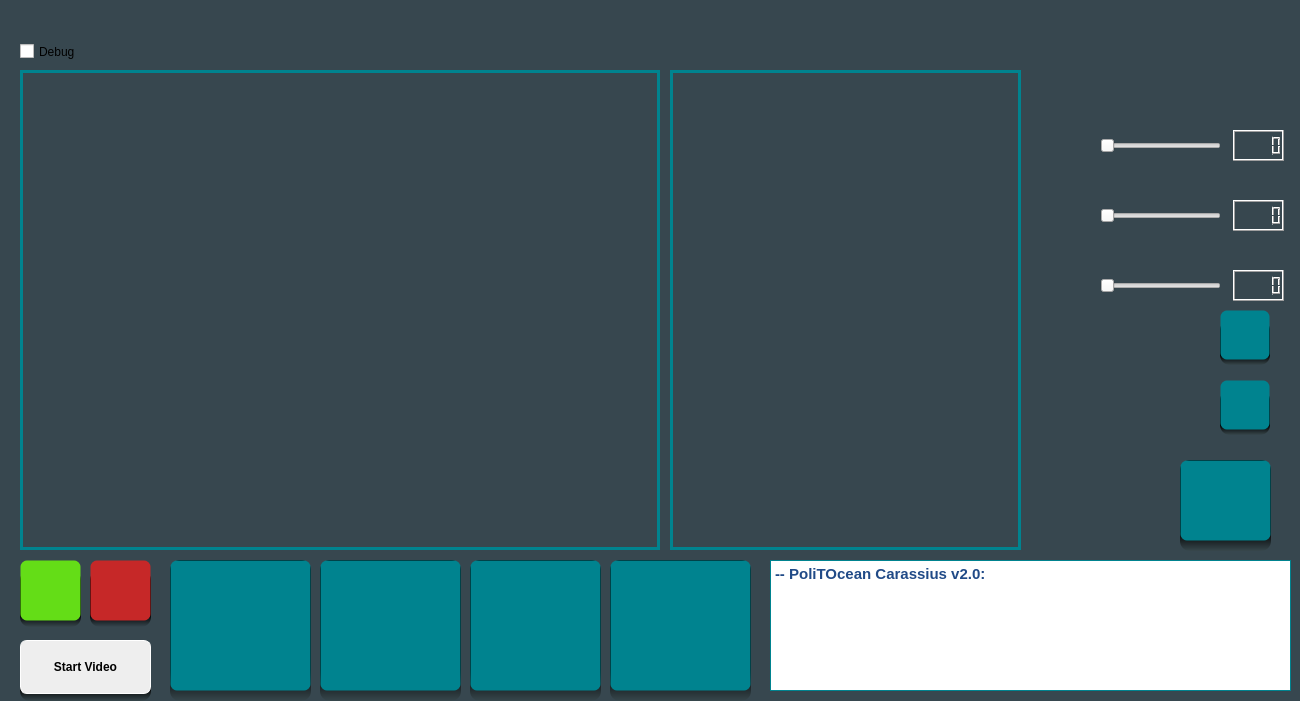
<?xml version="1.0" encoding="UTF-8"?>
<ui version="4.0">
 <class>MainWindow</class>
 <widget class="QMainWindow" name="MainWindow">
  <property name="geometry">
   <rect>
    <x>0</x>
    <y>0</y>
    <width>1300</width>
    <height>701</height>
   </rect>
  </property>
  <property name="windowTitle">
   <string>MainWindow</string>
  </property>
  <property name="styleSheet">
   <string notr="true">QPushButton{
background-color:white;
border-style: solid;

border-width: 1px;
border-radius: 7px;
}
QMainWindow{
	background-color: #37474f;
}</string>
  </property>
  <widget class="QWidget" name="centralWidget">
   <property name="styleSheet">
    <string notr="true"/>
   </property>
   <widget class="QLabel" name="display_image">
    <property name="geometry">
     <rect>
      <x>20</x>
      <y>70</y>
      <width>640</width>
      <height>480</height>
     </rect>
    </property>
    <property name="styleSheet">
     <string notr="true">border-style: solid;
border-color: #00838f ;
border-width: 3px;
</string>
    </property>
    <property name="text">
     <string/>
    </property>
   </widget>
   <widget class="QLabel" name="display_image_2">
    <property name="geometry">
     <rect>
      <x>670</x>
      <y>70</y>
      <width>351</width>
      <height>480</height>
     </rect>
    </property>
    <property name="styleSheet">
     <string notr="true">border-style: solid;
border-color: #00838f ;
border-width: 3px;</string>
    </property>
    <property name="text">
     <string/>
    </property>
   </widget>
   <widget class="QPushButton" name="startVideo">
    <property name="geometry">
     <rect>
      <x>20</x>
      <y>640</y>
      <width>131</width>
      <height>54</height>
     </rect>
    </property>
    <property name="font">
     <font>
      <weight>75</weight>
      <bold>true</bold>
     </font>
    </property>
    <property name="styleSheet">
     <string notr="true">background-color:#eeeeee;
color: black;
border-color: white;</string>
    </property>
    <property name="text">
     <string>Start Video</string>
    </property>
   </widget>
   <widget class="QPushButton" name="joystick_status">
    <property name="geometry">
     <rect>
      <x>20</x>
      <y>560</y>
      <width>61</width>
      <height>61</height>
     </rect>
    </property>
    <property name="styleSheet">
     <string notr="true">QPushButton
{
	background-color: #64dd17; 

}</string>
    </property>
    <property name="text">
     <string/>
    </property>
   </widget>
   <widget class="QPushButton" name="atMega_status">
    <property name="geometry">
     <rect>
      <x>90</x>
      <y>560</y>
      <width>61</width>
      <height>61</height>
     </rect>
    </property>
    <property name="styleSheet">
     <string notr="true">QPushButton
{
	background-color: #c62828;
}</string>
    </property>
    <property name="text">
     <string/>
    </property>
   </widget>
   <widget class="QLabel" name="gradient">
    <property name="geometry">
     <rect>
      <x>20</x>
      <y>570</y>
      <width>61</width>
      <height>57</height>
     </rect>
    </property>
    <property name="styleSheet">
     <string notr="true">background: qlineargradient(spread:pad, x1:0, y1:0.784, x2:0, y2:1, stop:0 rgba(0, 0, 0, 255), stop:1 rgba(55, 71, 76, 255));

border-width: 1px;
border-radius: 10px;</string>
    </property>
    <property name="text">
     <string/>
    </property>
   </widget>
   <widget class="QLabel" name="gradient_2">
    <property name="geometry">
     <rect>
      <x>90</x>
      <y>570</y>
      <width>61</width>
      <height>57</height>
     </rect>
    </property>
    <property name="styleSheet">
     <string notr="true">background: qlineargradient(spread:pad, x1:0, y1:0.784, x2:0, y2:1, stop:0 rgba(0, 0, 0, 255), stop:1 rgba(55, 71, 79, 255));

border-width: 1px;
border-radius: 10px;</string>
    </property>
    <property name="text">
     <string/>
    </property>
   </widget>
   <widget class="QPushButton" name="error_video">
    <property name="geometry">
     <rect>
      <x>130</x>
      <y>110</y>
      <width>400</width>
      <height>400</height>
     </rect>
    </property>
    <property name="styleSheet">
     <string notr="true">background-color: rgba(0,0,0,0);</string>
    </property>
    <property name="text">
     <string/>
    </property>
   </widget>
   <widget class="QLabel" name="gradient_3">
    <property name="geometry">
     <rect>
      <x>20</x>
      <y>640</y>
      <width>131</width>
      <height>61</height>
     </rect>
    </property>
    <property name="styleSheet">
     <string notr="true">background: qlineargradient(spread:pad, x1:0, y1:0.784, x2:0, y2:1, stop:0 rgba(0, 0, 0, 255), stop:1 rgba(55, 71, 76, 255));

border-width: 1px;
border-radius: 10px;</string>
    </property>
    <property name="text">
     <string/>
    </property>
   </widget>
   <widget class="QPushButton" name="auto_drive">
    <property name="geometry">
     <rect>
      <x>320</x>
      <y>560</y>
      <width>141</width>
      <height>131</height>
     </rect>
    </property>
    <property name="styleSheet">
     <string notr="true">QPushButton
{
	background-color: #00838f ; 

}</string>
    </property>
    <property name="text">
     <string/>
    </property>
   </widget>
   <widget class="QPushButton" name="shapes_recognize">
    <property name="geometry">
     <rect>
      <x>470</x>
      <y>560</y>
      <width>131</width>
      <height>131</height>
     </rect>
    </property>
    <property name="styleSheet">
     <string notr="true">QPushButton
{
	background-color: #00838f ; 

}</string>
    </property>
    <property name="text">
     <string/>
    </property>
   </widget>
   <widget class="QLabel" name="gradient_4">
    <property name="geometry">
     <rect>
      <x>320</x>
      <y>560</y>
      <width>141</width>
      <height>141</height>
     </rect>
    </property>
    <property name="styleSheet">
     <string notr="true">background: qlineargradient(spread:pad, x1:0, y1:0.784, x2:0, y2:1, stop:0 rgba(0, 0, 0, 255), stop:1 rgba(55, 71, 76, 255));

border-width: 1px;
border-radius: 10px;</string>
    </property>
    <property name="text">
     <string/>
    </property>
   </widget>
   <widget class="QLabel" name="gradient_5">
    <property name="geometry">
     <rect>
      <x>470</x>
      <y>560</y>
      <width>131</width>
      <height>141</height>
     </rect>
    </property>
    <property name="styleSheet">
     <string notr="true">background: qlineargradient(spread:pad, x1:0, y1:0.784, x2:0, y2:1, stop:0 rgba(0, 0, 0, 255), stop:1 rgba(55, 71, 76, 255));

border-width: 1px;
border-radius: 10px;</string>
    </property>
    <property name="text">
     <string/>
    </property>
   </widget>
   <widget class="QLabel" name="gradient_6">
    <property name="geometry">
     <rect>
      <x>170</x>
      <y>560</y>
      <width>141</width>
      <height>141</height>
     </rect>
    </property>
    <property name="styleSheet">
     <string notr="true">background: qlineargradient(spread:pad, x1:0, y1:0.784, x2:0, y2:1, stop:0 rgba(0, 0, 0, 255), stop:1 rgba(55, 71, 76, 255));

border-width: 1px;
border-radius: 10px;</string>
    </property>
    <property name="text">
     <string/>
    </property>
   </widget>
   <widget class="QPushButton" name="home">
    <property name="geometry">
     <rect>
      <x>170</x>
      <y>560</y>
      <width>141</width>
      <height>131</height>
     </rect>
    </property>
    <property name="styleSheet">
     <string notr="true">QPushButton
{
	background-color: #00838f ; 

}</string>
    </property>
    <property name="text">
     <string/>
    </property>
   </widget>
   <widget class="QSlider" name="trackbar_circle">
    <property name="geometry">
     <rect>
      <x>1100</x>
      <y>120</y>
      <width>121</width>
      <height>51</height>
     </rect>
    </property>
    <property name="orientation">
     <enum>Qt::Horizontal</enum>
    </property>
   </widget>
   <widget class="QLCDNumber" name="lcdNumberTrackbar">
    <property name="geometry">
     <rect>
      <x>1233</x>
      <y>130</y>
      <width>51</width>
      <height>31</height>
     </rect>
    </property>
   </widget>
   <widget class="QLabel" name="logoLabel">
    <property name="geometry">
     <rect>
      <x>570</x>
      <y>-90</y>
      <width>691</width>
      <height>321</height>
     </rect>
    </property>
    <property name="text">
     <string/>
    </property>
   </widget>
   <widget class="QPushButton" name="cannon_measure">
    <property name="geometry">
     <rect>
      <x>610</x>
      <y>560</y>
      <width>141</width>
      <height>131</height>
     </rect>
    </property>
    <property name="styleSheet">
     <string notr="true">QPushButton
{
	background-color: #00838f ; 

}</string>
    </property>
    <property name="text">
     <string/>
    </property>
   </widget>
   <widget class="QLabel" name="gradient_7">
    <property name="geometry">
     <rect>
      <x>610</x>
      <y>560</y>
      <width>141</width>
      <height>141</height>
     </rect>
    </property>
    <property name="styleSheet">
     <string notr="true">background: qlineargradient(spread:pad, x1:0, y1:0.784, x2:0, y2:1, stop:0 rgba(0, 0, 0, 255), stop:1 rgba(55, 71, 76, 255));

border-width: 1px;
border-radius: 10px;</string>
    </property>
    <property name="text">
     <string/>
    </property>
   </widget>
   <widget class="QLabel" name="gradient_8">
    <property name="geometry">
     <rect>
      <x>1220</x>
      <y>390</y>
      <width>50</width>
      <height>45</height>
     </rect>
    </property>
    <property name="styleSheet">
     <string notr="true">background: qlineargradient(spread:pad, x1:0, y1:0.784, x2:0, y2:1, stop:0 rgba(0, 0, 0, 255), stop:1 rgba(55, 71, 76, 255));

border-width: 1px;
border-radius: 10px;</string>
    </property>
    <property name="text">
     <string/>
    </property>
   </widget>
   <widget class="QPushButton" name="term_sensor">
    <property name="geometry">
     <rect>
      <x>1220</x>
      <y>380</y>
      <width>50</width>
      <height>50</height>
     </rect>
    </property>
    <property name="styleSheet">
     <string notr="true">QPushButton
{
	background-color: #00838f ; 

}</string>
    </property>
    <property name="text">
     <string/>
    </property>
   </widget>
   <widget class="QTextEdit" name="console">
    <property name="geometry">
     <rect>
      <x>770</x>
      <y>560</y>
      <width>521</width>
      <height>131</height>
     </rect>
    </property>
    <property name="styleSheet">
     <string notr="true">border-style: solid;
border-color: #00838f ;
border-width: 1px;</string>
    </property>
    <property name="html">
     <string>&lt;!DOCTYPE HTML PUBLIC &quot;-//W3C//DTD HTML 4.0//EN&quot; &quot;http://www.w3.org/TR/REC-html40/strict.dtd&quot;&gt;
&lt;html&gt;&lt;head&gt;&lt;meta name=&quot;qrichtext&quot; content=&quot;1&quot; /&gt;&lt;style type=&quot;text/css&quot;&gt;
p, li { white-space: pre-wrap; }
&lt;/style&gt;&lt;/head&gt;&lt;body style=&quot; font-family:'Ubuntu'; font-size:11pt; font-weight:400; font-style:normal;&quot;&gt;
&lt;p style=&quot; margin-top:0px; margin-bottom:0px; margin-left:0px; margin-right:0px; -qt-block-indent:0; text-indent:0px;&quot;&gt;&lt;span style=&quot; font-weight:600; color:#204a87;&quot;&gt;-- PoliTOcean Carassius v2.0:&lt;/span&gt;&lt;/p&gt;
&lt;p style=&quot;-qt-paragraph-type:empty; margin-top:0px; margin-bottom:0px; margin-left:0px; margin-right:0px; -qt-block-indent:0; text-indent:0px;&quot;&gt;&lt;br /&gt;&lt;/p&gt;&lt;/body&gt;&lt;/html&gt;</string>
    </property>
   </widget>
   <widget class="QPushButton" name="home_3">
    <property name="geometry">
     <rect>
      <x>1220</x>
      <y>310</y>
      <width>50</width>
      <height>50</height>
     </rect>
    </property>
    <property name="styleSheet">
     <string notr="true">QPushButton
{
	background-color: #00838f ; 

}</string>
    </property>
    <property name="text">
     <string/>
    </property>
   </widget>
   <widget class="QLabel" name="gradient_9">
    <property name="geometry">
     <rect>
      <x>1220</x>
      <y>320</y>
      <width>50</width>
      <height>45</height>
     </rect>
    </property>
    <property name="styleSheet">
     <string notr="true">background: qlineargradient(spread:pad, x1:0, y1:0.784, x2:0, y2:1, stop:0 rgba(0, 0, 0, 255), stop:1 rgba(55, 71, 76, 255));

border-width: 1px;
border-radius: 10px;</string>
    </property>
    <property name="text">
     <string/>
    </property>
   </widget>
   <widget class="QPushButton" name="measure_button">
    <property name="geometry">
     <rect>
      <x>1180</x>
      <y>460</y>
      <width>91</width>
      <height>81</height>
     </rect>
    </property>
    <property name="styleSheet">
     <string notr="true">QPushButton
{
	background-color: #00838f ; 

}</string>
    </property>
    <property name="text">
     <string/>
    </property>
   </widget>
   <widget class="QLabel" name="gradient_10">
    <property name="geometry">
     <rect>
      <x>1180</x>
      <y>460</y>
      <width>91</width>
      <height>91</height>
     </rect>
    </property>
    <property name="styleSheet">
     <string notr="true">background: qlineargradient(spread:pad, x1:0, y1:0.784, x2:0, y2:1, stop:0 rgba(0, 0, 0, 255), stop:1 rgba(55, 71, 76, 255));

border-width: 1px;
border-radius: 10px;</string>
    </property>
    <property name="text">
     <string/>
    </property>
   </widget>
   <widget class="QLabel" name="gridLabel">
    <property name="geometry">
     <rect>
      <x>680</x>
      <y>240</y>
      <width>400</width>
      <height>311</height>
     </rect>
    </property>
    <property name="text">
     <string/>
    </property>
   </widget>
   <widget class="QSlider" name="trackbar_circle_2">
    <property name="geometry">
     <rect>
      <x>1100</x>
      <y>190</y>
      <width>121</width>
      <height>51</height>
     </rect>
    </property>
    <property name="orientation">
     <enum>Qt::Horizontal</enum>
    </property>
   </widget>
   <widget class="QLCDNumber" name="lcdNumberTrackbar_2">
    <property name="geometry">
     <rect>
      <x>1233</x>
      <y>200</y>
      <width>51</width>
      <height>31</height>
     </rect>
    </property>
   </widget>
   <widget class="QLCDNumber" name="lcdNumberTrackbar_3">
    <property name="geometry">
     <rect>
      <x>1233</x>
      <y>270</y>
      <width>51</width>
      <height>31</height>
     </rect>
    </property>
   </widget>
   <widget class="QSlider" name="trackbar_circle_3">
    <property name="geometry">
     <rect>
      <x>1100</x>
      <y>260</y>
      <width>121</width>
      <height>51</height>
     </rect>
    </property>
    <property name="orientation">
     <enum>Qt::Horizontal</enum>
    </property>
   </widget>
   <widget class="QCheckBox" name="debugCheck">
    <property name="geometry">
     <rect>
      <x>20</x>
      <y>40</y>
      <width>92</width>
      <height>23</height>
     </rect>
    </property>
    <property name="text">
     <string>Debug</string>
    </property>
   </widget>
   <zorder>gridLabel</zorder>
   <zorder>display_image</zorder>
   <zorder>display_image_2</zorder>
   <zorder>gradient</zorder>
   <zorder>joystick_status</zorder>
   <zorder>gradient_2</zorder>
   <zorder>atMega_status</zorder>
   <zorder>error_video</zorder>
   <zorder>gradient_3</zorder>
   <zorder>startVideo</zorder>
   <zorder>gradient_4</zorder>
   <zorder>gradient_5</zorder>
   <zorder>shapes_recognize</zorder>
   <zorder>auto_drive</zorder>
   <zorder>gradient_6</zorder>
   <zorder>home</zorder>
   <zorder>lcdNumberTrackbar</zorder>
   <zorder>gradient_7</zorder>
   <zorder>cannon_measure</zorder>
   <zorder>gradient_8</zorder>
   <zorder>term_sensor</zorder>
   <zorder>trackbar_circle</zorder>
   <zorder>gradient_9</zorder>
   <zorder>home_3</zorder>
   <zorder>console</zorder>
   <zorder>gradient_10</zorder>
   <zorder>measure_button</zorder>
   <zorder>trackbar_circle_2</zorder>
   <zorder>lcdNumberTrackbar_2</zorder>
   <zorder>lcdNumberTrackbar_3</zorder>
   <zorder>trackbar_circle_3</zorder>
   <zorder>debugCheck</zorder>
   <zorder>logoLabel</zorder>
  </widget>
 </widget>
 <layoutdefault spacing="6" margin="11"/>
 <resources/>
 <connections/>
</ui>
